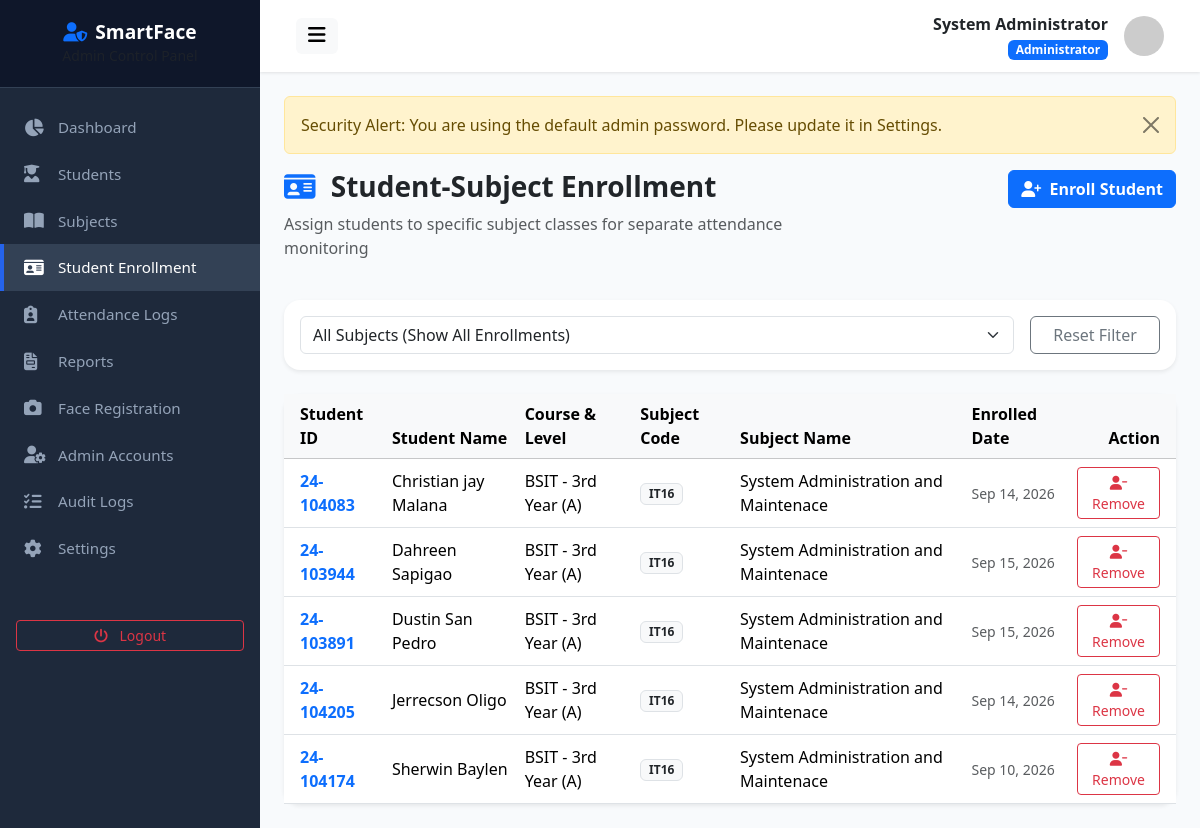
The app's page /enrollment.php (signed in) with its own data.
### tables this page shows
CREATE TABLE `users` (
  `id` int(11) NOT NULL AUTO_INCREMENT,
  `student_id` varchar(50) DEFAULT NULL,
  `first_name` varchar(100) NOT NULL,
  `middle_name` varchar(100) DEFAULT NULL,
  `last_name` varchar(100) NOT NULL,
  `email` varchar(150) NOT NULL,
  `username` varchar(100) NOT NULL,
  `password` varchar(255) NOT NULL,
  `role` enum('admin','student') NOT NULL DEFAULT 'student',
  `course` varchar(100) DEFAULT NULL,
  `year_level` varchar(20) DEFAULT NULL,
  `section` varchar(50) DEFAULT NULL,
  `contact_number` varchar(30) DEFAULT NULL,
  `profile_picture` varchar(255) DEFAULT 'default_avatar.png',
  `face_registered` tinyint(1) DEFAULT 0,
  `must_change_password` tinyint(1) DEFAULT 0,
  `status` enum('active','inactive') NOT NULL DEFAULT 'active',
  `created_at` datetime DEFAULT current_timestamp(),
  `updated_at` datetime DEFAULT current_timestamp() ON UPDATE current_timestamp(),
  PRIMARY KEY (`id`),
  UNIQUE KEY `email` (`email`),
  UNIQUE KEY `username` (`username`)
);

CREATE TABLE `student_subjects` (
  `id` int(11) NOT NULL AUTO_INCREMENT,
  `student_id` int(11) NOT NULL,
  `subject_id` int(11) NOT NULL,
  `enrollment_status` enum('enrolled','dropped') DEFAULT 'enrolled',
  `created_at` datetime DEFAULT current_timestamp(),
  PRIMARY KEY (`id`),
  UNIQUE KEY `unique_student_subject` (`student_id`,`subject_id`),
  KEY `subject_id` (`subject_id`),
  CONSTRAINT `student_subjects_ibfk_1` FOREIGN KEY (`student_id`) REFERENCES `students` (`id`) ON DELETE CASCADE,
  CONSTRAINT `student_subjects_ibfk_2` FOREIGN KEY (`subject_id`) REFERENCES `subjects` (`id`) ON DELETE CASCADE
);

CREATE TABLE `subjects` (
  `id` int(11) NOT NULL AUTO_INCREMENT,
  `subject_code` varchar(30) NOT NULL,
  `subject_name` varchar(150) NOT NULL,
  `description` text DEFAULT NULL,
  `instructor` varchar(150) NOT NULL,
  `room` varchar(50) NOT NULL,
  `day` varchar(50) NOT NULL,
  `start_time` time NOT NULL,
  `end_time` time NOT NULL,
  `semester` varchar(20) NOT NULL DEFAULT '1st Semester',
  `school_year` varchar(30) NOT NULL DEFAULT '2026-2027',
  `status` enum('active','inactive') DEFAULT 'active',
  `created_at` datetime DEFAULT current_timestamp(),
  PRIMARY KEY (`id`),
  UNIQUE KEY `subject_code` (`subject_code`)
);

### enrollment.php (the view, shortened to what this page needs)
<?php
include __DIR__ . '/header.php';
$sql = "SELECT ss.id as enrollment_id, ss.created_at as enrolled_at,
               u.student_id as stu_code, u.first_name, u.last_name, u.course, u.year_level, u.section,
               s.subject_code, s.subject_name
        FROM student_subjects ss
        JOIN students st ON ss.student_id = st.id
        JOIN users u ON st.user_id = u.id
        JOIN subjects s ON ss.subject_id = s.id
        WHERE ss.enrollment_status = 'enrolled'";
$params = [];
$sql .= " ORDER BY s.subject_code ASC, u.first_name ASC";
$stmt = $db->prepare($sql);
$stmt->execute($params);
$enrollments = $stmt->fetchAll();
?>
<div class="row mb-4">
    <div class="col-md-8">
        <h3 class="fw-bold text-dark"><i class="fa-solid fa-id-card text-primary me-2"></i> Student-Subject Enrollment</h3>
        <p class="text-muted">Assign students to specific subject classes for separate attendance monitoring</p>
    </div>
    <div class="col-md-4 text-md-end">
        <button type="button" class="btn btn-primary fw-bold" data-bs-toggle="modal" data-bs-target="#enrollModal">
            <i class="fa-solid fa-user-plus me-1"></i> Enroll Student
        </button>
    </div>
</div>
<div class="card border-0 shadow-sm rounded-4 mb-4">
    <div class="card-body p-3">
        <form action="" method="GET" class="row g-3 align-items-center">
            <div class="col-md-10">
                <select name="subject_id" class="form-select" onchange="this.form.submit()">
                    <option value="0">All Subjects (Show All Enrollments)</option>
                </select>
            </div>
            <div class="col-md-2">
                <a href="<?= baseUrl('admin/enrollment.php') ?>" class="btn btn-outline-secondary w-100">Reset Filter</a>
            </div>
        </form>
    </div>
</div>
<div class="card border-0 shadow-sm rounded-4">
    <div class="card-body p-0">
        <div class="table-responsive">
            <table class="table table-hover align-middle mb-0">
                <thead class="table-light">
                    <tr>
                        <th class="ps-3">Student ID</th>
                        <th>Student Name</th>
                        <th>Course & Level</th>
                        <th>Subject Code</th>
                        <th>Subject Name</th>
                        <th>Enrolled Date</th>
                        <th class="text-end pe-3">Action</th>
                    </tr>
                </thead>
                <tbody>
                    <?php if (empty($enrollments)): ?>
                        <tr><td colspan="7" class="text-center py-4 text-muted">No student enrollment records found.</td></tr>
                    <?php else: ?>
                        <?php foreach ($enrollments as $row): ?>
                            <tr>
                                <td class="ps-3 fw-bold text-primary"><?= htmlspecialchars($row['stu_code']) ?></td>
                                <td><?= htmlspecialchars($row['first_name'] . ' ' . $row['last_name']) ?></td>
                                <td><?= htmlspecialchars($row['course']) ?> - <?= htmlspecialchars($row['year_level']) ?> (<?= htmlspecialchars($row['section']) ?>)</td>
                                <td><span class="badge bg-light text-dark border"><?= htmlspecialchars($row['subject_code']) ?></span></td>
                                <td><?= htmlspecialchars($row['subject_name']) ?></td>
                                <td><small class="text-muted"><?= date('M d, Y', strtotime($row['enrolled_at'])) ?></small></td>
                                <td class="text-end pe-3">
                                    <a href="?drop_id=<?= $row['enrollment_id'] ?>" class="btn btn-sm btn-outline-danger" onclick="return confirm('Remove student from this subject enrollment?')" title="Drop Enrollment">
                                        <i class="fa-solid fa-user-minus"></i> Remove
                                    </a>
                                </td>
                            </tr>
                        <?php endforeach; ?>
                    <?php endif; ?>
                </tbody>
            </table>
        </div>
    </div>
</div>
<?php include __DIR__ . '/footer.php'; ?>

### header.php (shortened to what this page needs)
<?php
require_once __DIR__ . '/../config/config.php';
$db = getDB();
$stmt = $db->prepare("SELECT * FROM users WHERE id = ?");
$stmt->execute([$_SESSION['user_id']]);
$adminUser = $stmt->fetch();
?>
<!DOCTYPE html>
<html lang="en">
<head>
    <link href="https://cdn.jsdelivr.net/npm/bootstrap@5.3.2/dist/css/bootstrap.min.css" rel="stylesheet">
    <link href="https://cdnjs.cloudflare.com/ajax/libs/font-awesome/6.4.0/css/all.min.css" rel="stylesheet">
    <link href="<?= baseUrl('assets/css/style.css') ?>" rel="stylesheet">
</head>
<body>
<div class="wrapper">
    <?php include __DIR__ . '/sidebar.php'; ?>
    <div id="content">
        <nav class="navbar navbar-expand-lg top-navbar">
            <div class="container-fluid">
                <button type="button" id="sidebarCollapse" class="btn btn-light border-0">
                    <i class="fa-solid fa-bars fs-5"></i>
                </button>
                <div class="d-flex align-items-center ms-auto">
                    <div class="me-3 text-end d-none d-md-block">
                        <div class="fw-bold text-dark"><?= htmlspecialchars($adminUser['first_name'] . ' ' . $adminUser['last_name']) ?></div>
                        <small class="badge bg-primary">Administrator</small>
                    </div>
                    <img src="https://ui-avatars.com/api/?name=<?= urlencode($adminUser['first_name'] . ' ' . $adminUser['last_name']) ?>&background=1E293B&color=fff" alt="Avatar" class="avatar-sm">
                </div>
            </div>
        </nav>
        <div class="main-content">

### assets/css/style.css (style rules this page uses)
:root { --primary-color: #2563eb; --primary-hover: #1d4ed8; --secondary-color: #475569; --success-color: #10b981; --warning-color: #f59e0b; --danger-color: #ef4444; --info-color: #06b6d4; --dark-bg: #0f172a; --sidebar-width: 260px; --card-shadow: 0 4px 6px -1px rgba(0, 0, 0, 0.1), 0 2px 4px -1px rgba(0, 0, 0, 0.06); }
body { font-family: 'Segoe UI', system-ui, -apple-system, sans-serif; background-color: #f8fafc; color: #334155; min-height: 100vh; display: flex; flex-direction: column; }
.wrapper { display: flex; width: 100%; align-items: stretch; min-height: 100vh; }
#content { width: 100%; padding: 0; min-height: 100vh; display: flex; flex-direction: column; }
.top-navbar { background: #ffffff; box-shadow: 0 1px 3px 0 rgba(0, 0, 0, 0.1); padding: 0.75rem 1.5rem; }
.main-content { padding: 1.5rem; flex: 1; }
.avatar-sm { width: 40px; height: 40px; object-fit: cover; border-radius: 50%; }

### records on screen
users: first_name+last_name "System Administrator"
student_subjects: users.student_id "24-104083", users.first_name+last_name "Christian jay Malana", users.course "BSIT", users.year_level "3rd Year", users.section "A", subject.subject_code "IT16", subject.subject_name "System Administration and Maintenace", created_at "Sep 14, 2026"
student_subjects: users.student_id "24-103944", users.first_name+last_name "Dahreen Sapigao", users.course "BSIT", users.year_level "3rd Year", users.section "A", subject.subject_code "IT16", subject.subject_name "System Administration and Maintenace", created_at "Sep 15, 2026"
student_subjects: users.student_id "24-103891", users.first_name+last_name "Dustin San Pedro", users.course "BSIT", users.year_level "3rd Year", users.section "A", subject.subject_code "IT16", subject.subject_name "System Administration and Maintenace", created_at "Sep 15, 2026"
student_subjects: users.student_id "24-104205", users.first_name+last_name "Jerrecson Oligo", users.course "BSIT", users.year_level "3rd Year", users.section "A", subject.subject_code "IT16", subject.subject_name "System Administration and Maintenace", created_at "Sep 14, 2026"
student_subjects: users.student_id "24-104174", users.first_name+last_name "Sherwin Baylen", users.course "BSIT", users.year_level "3rd Year", users.section "A", subject.subject_code "IT16", subject.subject_name "System Administration and Maintenace", created_at "Sep 10, 2026"

### other values on screen
$flash['message'] "Security Alert: You are using the default admin password. Please update it in Settings."
